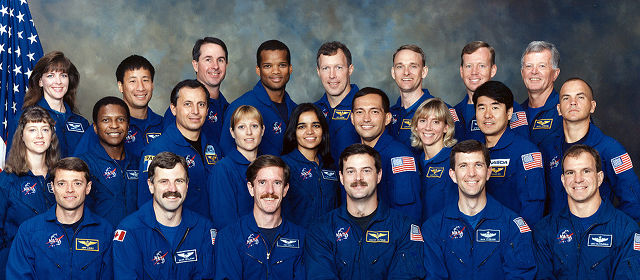
#> input picture test_images/test_img.jpg, 640 x 280 px
$ python cv_benchmark.py
#> lines starting #> are read from the running program, lines starting #| are printed output that depends on the picture; after the words box and inside, x2 and y2 are one past the last pixel; in counts of white or black regions, pixels touching at a corner belong together
#> in main, test_image is the input picture: shape (280, 640, 3); mean B, G, R 102.4, 79.3, 71.3
import cv2

# from: https://www.datacamp.com/community/tutorials/face-detection-python-opencv
def detect_faces(cascade, test_image, scaleFactor=1.1):
  # create a copy of the image to prevent any changes to the original one.
#> called with scaleFactor = 1.1
  image_copy = test_image.copy()

  #convert the test image to gray scale as opencv face detector expects gray images
  gray_image = cv2.cvtColor(image_copy, cv2.COLOR_BGR2GRAY)
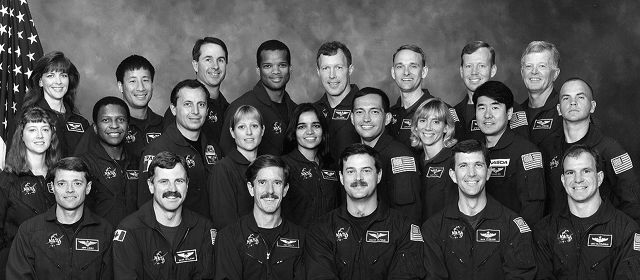
#> gray_image: shape (280, 640); min 0, max 255, mean 79.5

  # Applying the haar classifier to detect faces
  faces_rect = cascade.detectMultiScale(gray_image, scaleFactor=scaleFactor, minNeighbors=5)
#> faces_rect = 50 rows, first 6: [275, 115, 62, 62], [261, 2, 32, 32], [302, 9, 44, 44], [444, 34, 25, 25], [331, 50, 28, 28], [168, 42, 27, 27]

  for (x, y, w, h) in faces_rect:
      cv2.rectangle(image_copy, (x, y), (x+w, y+h), (0, 255, 0), 1)
#> this loop made 50 passes
#> (x, y, w, h) on passes 1 to 12: (275, 115, 62, 62), (261, 2, 32, 32), (302, 9, 44, 44), (444, 34, 25, 25), (331, 50, 28, 28), (168, 42, 27, 27), (433, 65, 26, 26), (130, 66, 25, 25), (237, 61, 27, 27), (297, 63, 25, 25), (528, 68, 29, 29), (58, 77, 24, 24)
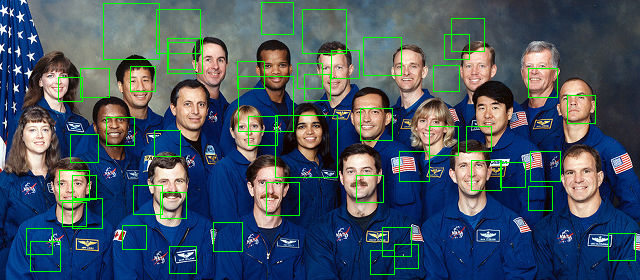
#> image_copy: shape (280, 640, 3); 3.35% of pixels changed, all inside (x1, y1, x2, y2) = (26, 2, 636, 275)

  return image_copy

def main():
  cascade_path = "train/classifier/cascade.xml"
  img_path     = "test_images/test_img.jpg"

  # read image as grayscale, generated OpenCV classifier
  test_image = cv2.imread(img_path)
  cascade    = cv2.CascadeClassifier(cascade_path)

  # return image with rectangles around detected faces
  face_img = detect_faces(cascade, test_image)
  cv2.imshow("", face_img)
  cv2.waitKey(10000)
  cv2.destroyAllWindows()

if __name__ == "__main__":
  main()
